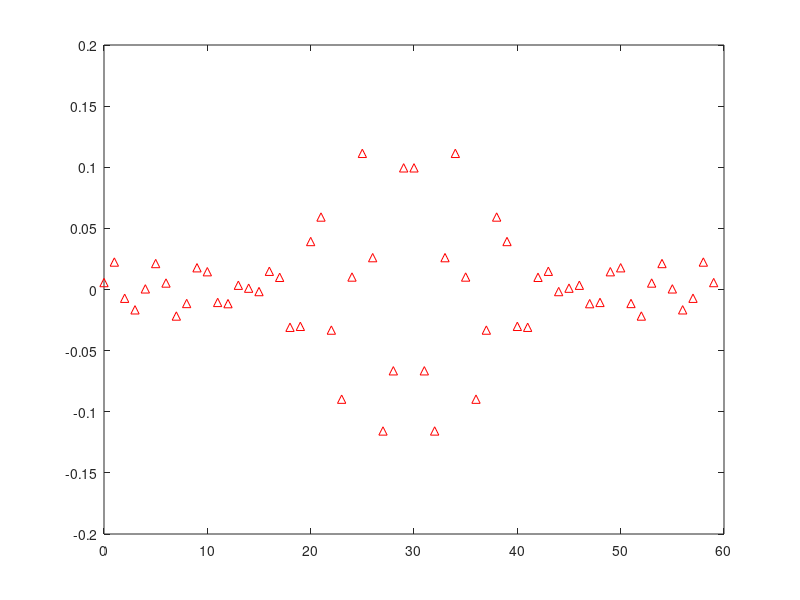

The MATLAB script that drew this image: (Note: this script raises an error after producing the figure.)
clear all; clc; close all;

%% Part A
r_s2sig_s = @(r_s) 10^(-r_s/20);
r_p2sig_p = @(r_p) (10^(r_p/20)-1)/(10^(r_p/20)+1);
db2lin = @(db) 10^(db/20);

sample_freq = 6*10^6;
f_cut = [1*10^6 1.2*10^6 1.5*10^6 1.6*10^6];
mags = [0 1 0];
r_p = 2;
r_s = 30;
dev = [r_s2sig_s(r_s) r_p2sig_p(r_p) r_s2sig_s(r_s)];

[n, Wn, beta, ftype] = kaiserord(f_cut, mags, dev, sample_freq);
n = n +rem(n,2);
b_k = fir1(n,Wn,ftype,kaiser(n+1,beta),'noscale');
[H_k, f_k] = freqz(b_k, 1, 512, sample_freq);

[n_pm, f_pm, a_pm, w_pm] = firpmord(f_cut, mags, dev, sample_freq);
b_pm = firpm(n_pm, f_pm, a_pm,w_pm);
[H_pm, f_pm]  = freqz(b_pm, 1,1024,sample_freq);
 
%% b
impz(b_k,1);
impz(b_pm, 1);
plotter(f_k, H_k, 'Kaiser');
plotter(f_pm, H_pm, 'Parks-McClellan');

%% c

k_spec = check_specs(f_k, H_k)
pm_spec = check_specs(f_pm, H_pm)

%% d
weight_check = w_pm(1) == max([dev(1)/dev(2) dev(2)/dev(1)])

%% e

b_k = fir1(2+n,Wn,ftype,kaiser(2+n+1,beta),'noscale');
[H_k, f_k] = freqz(b_k, 1, 512, sample_freq);
[n_pm, f_pm, a_pm, w_pm] = firpmord(f_cut, mags, dev, sample_freq);
b_pm = firpm(2+n_pm, f_pm, a_pm,w_pm);
[H_pm, f_pm]  = freqz(b_pm, 1,1024,sample_freq);

k_spec = check_specs(f_k, H_k)
pm_spec = check_specs(f_pm, H_pm)
plotter(f_k, H_k, 'Kaiser 2n');
plotter(f_pm, H_pm, 'Parks-McClellan 2n');
%% functions
function plotter(f, H, g_title)
    figure
    plot(f/(10^6), 20*log10(abs(H)))
    ylim([-50,2]);
    hold on;

    xl = xlim();
    line([1.2, 1.5], [2 2], 'Color','red', ...
        'LineStyle', '--');
    line([1.2, 1.5], [-2 -2], 'Color','red', ...
        'LineStyle', '--');
    line([xl(1), 1], [-30 -30], 'Color','red', ...
        'LineStyle', '--');
    line([1.6, xl(2)], [-30 -30], 'Color','red', ...
        'LineStyle', '--');

    title(g_title);
end

function check = check_specs(f, H)
    h = 20*log10(H);
    pass = find((f > 1.2*10^6) & (f < 1.5*10^6));
    stop = find((f < 1*10^6) | (f > 1.6*10^6));
    check = any(h(pass) > 2) | any(h(pass) < -2) | any(h(stop) > -30);
end